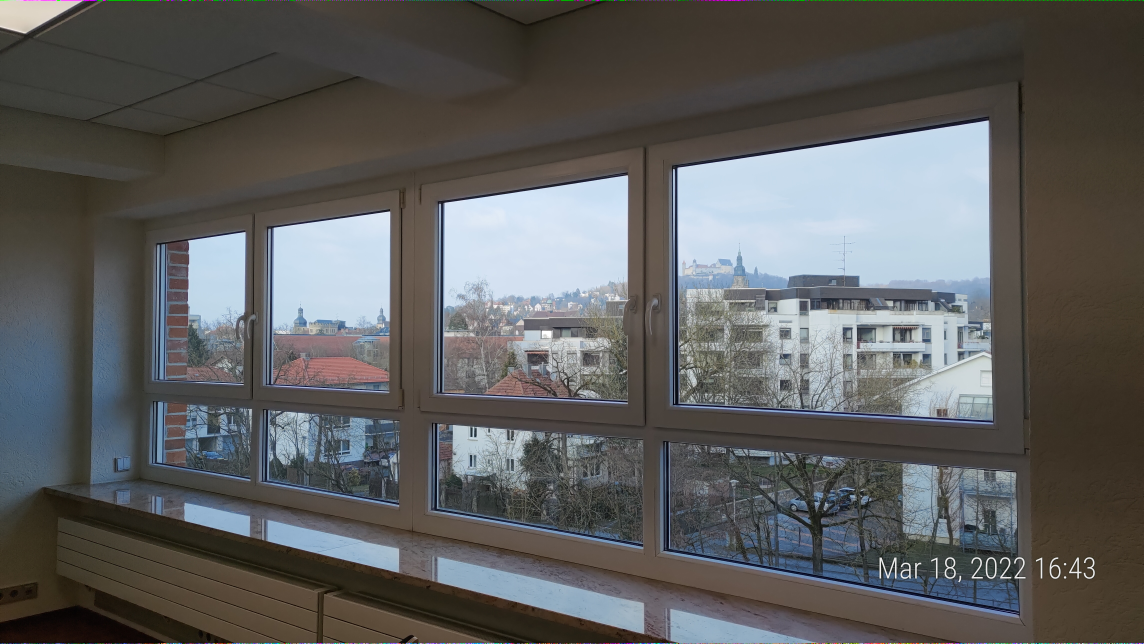
#> input picture 21.03.2022 - Lineare Ausgleichsrechnung/window-image.jpg, 4576 x 2574 px (shown at 1/4 size)
$ jupyter execute --allow-errors 2022_03_21_RevisitingLinearOptimisation_Bearbeitung.ipynb
#> lines starting #> are read from the running program, lines starting #| are printed output that depends on the picture
<h1> Übung 1: Lineare Ausgleichsrechnung </h1>
<b>Wiederholung:</b> <br />
1. 2-D Datenpunkt Erstellen & Lineares Gleichungssystem <br />
2. Moore-Penrose Pseudo-Inverse <br />
3. SVD Pseudo-Inverse <br />
4. Lineares Gleichungssystem Lösen <br />
5. Fehler berechnen <br />

<b>Übung:</b> <br />
6. Lesen und Darstellen eines Bildes <br />
7. Punkte auf einer Linie im Bild finden **TODO** <br />
8. Lösen des Linearen Gleichungssystems / Berechnung der Geradengleichung **TODO** <br />
9. Berechnete Gerade im Bild anzeigen <br />

[cell 1]
# Import Numpy for numerical operations, alias 'np' in code below
import numpy as np
import matplotlib.pyplot as plt
import cv2

## 1. 2-D Datenpunkt Erstellen & Lineares Gleichungssystem
**Linear Equation: y = a*x + b, 2-D datapoint di = (x,y)**

**Aim of cell below:** Bring given 2-D datapoints in form of linear equation, e.g. for three datapoints: **A*x = y**<br>
[x1 1]$\;\;$  [a]$\;\;$     [y1]<br>
[x2 1] * [b]  = [y2]<br>
[x3 1]$\;\;$$\;\;$$\;\;$$\;\;$   [y3]

[cell 2]
# Given 2-D datapoints, d1 = (2, 2.95), d2 = (6, 4.9), d3 = (4, 4.2)
data = np.matrix([[2, 2.95],
                  [6, 4.9],
                  [4, 4.2]])

# Create A matrix for linear equation that includes x-values in first column and 1s in second column
A = np.ones(data.shape)

# Vector that includes all y values
y = np.ones(len(data))


for i in range(0,len(data)):
        # Copy columns from data to equation variables
        A[i][0] = data[i,0]
        y[i] = data[i,1]


# Final variables
print("\n A-matrix: \n" + str(A))
print("\ny-values: \n" + str(y))

## 2. Moore-Penrose Pseudo-Inverse

[cell 3]
def get_moore_penrose_inverse(mat):
  # Use pinv function in numpy.linalg to calculate pseudo-inverse of a given matrix.
  mat_pinv = np.linalg.pinv(mat)
  return np.round(mat_pinv,7)

## 3. SVD Pseudo-Inverse

[cell 4]
def get_svd_pseudo_inverse(mat):
  # Use svd function in numpy.linalg to calculate SVD of a given matrix.
  u,s,v = np.linalg.svd(mat)

  print("U:\n", u)
  print("\nS:\n", s)
  print("\nV:\n", v)

  sigma = np.zeros(mat.shape)
  np.fill_diagonal(sigma,s)

  # Verify the singular value decomposition of matrix x
  a = u.dot(sigma.dot(v))
  print("\nA:\n", a)

  # Reciprocate all entries of s to form pseudo-inverse of sigma
  sigma_diag_inv = np.zeros(mat.shape)
  np.fill_diagonal(sigma_diag_inv, 1/s)

  # Compute the pseudo-inverse of matrix x using SVD results
  mat_pinv_svd = np.dot(v, np.dot(np.transpose(sigma_diag_inv), np.transpose(u)))
  return np.round(mat_pinv_svd,7)

## 4. Lineares Gleichungssystem Lösen
**E.g. for solving equation with 3 datapoints:** <br>
[a]$\;\;$ = ([x1, 1]) ^-1 $\;\;$ * $\;\;$ [y1] <br>
[b] $\;\;$ $\;$ ([x2, 1])$\;\;$ $\;\;$$\;\;$ $\;\;$$\;\;$  [y2] <br>
$\;\;$ $\;\;$ $\;\;$ ([x3, 1])$\;\;$ $\;\;$ $\;\;$ $\;\;$$\;$  [y3]

[cell 5]
# Calculate result from linear equation - a,b | a*x + b = y
A_inv = get_moore_penrose_inverse(A)
print("Moore-Penrose Pseudo-Inverse:\n", A_inv)

#A_inv = get_svd_pseudo_inverse(x)
#print("\nSVD Peusdo-Inverse:\n", A_inv)

# Solve linear equation, in this case 2-D for a,b
result = np.dot(A_inv, y)
a = np.round(result[0],7)
b = np.round(result[1],7)

# Show results
print("\nValues for unknown variables:")
print("a = ", a)
print("b = ", b)
print("\nEquation of line: y = "+ str(a) +"* x + " + str(b))

## 5. Fehler Berechnen (für verrauschte Daten)
**E.g. for computing error with 3 datapoints:**<br>
[r1] $\;\;$ [y1]$\;\;$[x1, 1]$\;\;$ $\;\;$[a]<br>
[r2] = [y2] - [x2, 1] *$\;\;$ [b]<br>
[r3] $\;\;$ [y3]$\;\;$[x3, 1]

[cell 6]
# Calculate error values regarding linear equation results
error_vec = y - (np.dot(A, result))

# Calculate absolute error
error_r = np.absolute(np.dot(error_vec, error_vec))

# Print error results
print("Error Vector: \n",error_vec)

# Error value = np.dot(error vector, error vector), inner product
print("\nError Value: \n", error_r)

## 6. Lesen und Darstellen eines Bildes

[cell 7]
#read image
image = cv2.imread('window-image.jpg')
#> image is the input picture: shape (2574, 4576, 3); mean B, G, R 93.3, 93.8, 93.7
image = cv2.cvtColor(image, cv2.COLOR_BGR2RGB)
plt.rcParams["figure.figsize"] = (10,10)
plt.imshow(image)

## 7. Punkte auf einer Linie im Bild finden **TODO**
Laden Sie das Bild von Moodle herunter und öffnen Sie es in einem Bildbearbeitungsprogramm (z.B. Paint)
Wenn Sie mit der Maus über das Bild fahren, können Sie die Koordinaten einzelner Punkte auslesen.
Wählen Sie einige Punkte entlang einer Kante im Bild aus und notieren Sie sich die Koordinaten in der folgenden Matrix.

[cell 8]
#put the image points in this matrix (you can also add more point-pairs)
image_points = np.matrix([   [1025, 525], [1575, 1563], [3583, 2004] ]) #TODO

# Create A matrix for linear equation that includes x-values in first column and 1s in second column
A = np.ones(image_points.shape)

# Vector that includes all y values
y = np.ones(len(image_points))


for i in range(0,len(image_points)):
        # Copy columns from data to equation variables
        A[i][0] = image_points[i,0]
        y[i] = image_points[i,1]


# Final variables
print("\n A-matrix: \n" + str(A))
print("\ny-values: \n" + str(y))

## 8. Lösen des Linearen Gleichungssystems / Berechnung der Geradengleichung
Berechnen Sie im folgenden die Pseudoinverse von A und lösen Sie das lineare Gleichungssystem, sodass sie die Parameter a und b der Geradengleichung erhalten.

[cell 9]
# Pseudoinverse berechnen
#TODO
A_inv = get_moore_penrose_inverse(A)

print("Moore-Penrose Pseudo-Inverse:\n", A_inv)

# Lineares Gleichungssystem lösen
#TODO
#> (the rest of this cell did not finish here and is left out)

## 9. Berechnete Gerade im Bild anzeigen

[cell 10]
#show image again
plt.rcParams["figure.figsize"] = (10,10)
plt.imshow(image)

#show selected points in red
plt.scatter(np.ravel(image_points[:,0]), np.ravel(image_points[:,1]),color='red', s=200)


#show fitted line in yellow
line_x = np.array([0,len(image[1])])
#> line_x = [0, 4576]
line_y = line_x*a+b
#> line_y = [2.07, 2232.9]
plt.plot(line_x, line_y, color='yellow', linewidth=5.0)
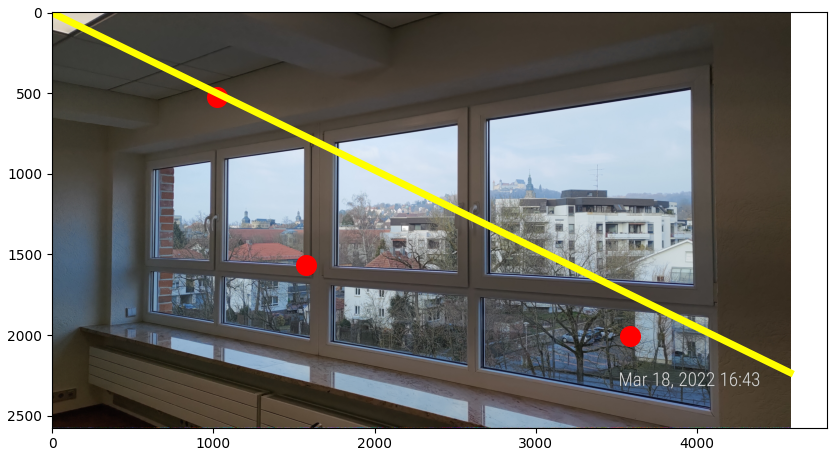
#> figure drawn by matplotlib, 1 panel
